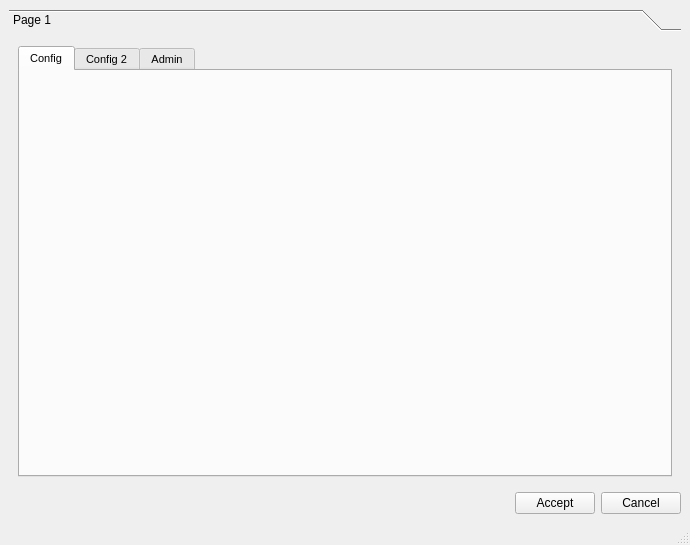
<?xml version="1.0" encoding="UTF-8"?>
<ui version="4.0">
 <class>MainWindow</class>
 <widget class="QMainWindow" name="MainWindow">
  <property name="geometry">
   <rect>
    <x>0</x>
    <y>0</y>
    <width>690</width>
    <height>545</height>
   </rect>
  </property>
  <property name="minimumSize">
   <size>
    <width>690</width>
    <height>0</height>
   </size>
  </property>
  <property name="windowTitle">
   <string>MainWindow</string>
  </property>
  <widget class="QWidget" name="centralwidget">
   <layout class="QVBoxLayout" name="verticalLayout">
    <item>
     <widget class="QToolBox" name="toolBox">
      <property name="currentIndex">
       <number>0</number>
      </property>
      <widget class="QWidget" name="page_5">
       <property name="geometry">
        <rect>
         <x>0</x>
         <y>0</y>
         <width>672</width>
         <height>449</height>
        </rect>
       </property>
       <attribute name="label">
        <string>Page 1</string>
       </attribute>
       <layout class="QHBoxLayout" name="horizontalLayout_9">
        <item>
         <widget class="QTabWidget" name="tab_main">
          <property name="sizePolicy">
           <sizepolicy hsizetype="Expanding" vsizetype="Expanding">
            <horstretch>0</horstretch>
            <verstretch>0</verstretch>
           </sizepolicy>
          </property>
          <property name="font">
           <font>
            <pointsize>8</pointsize>
            <weight>50</weight>
            <bold>false</bold>
           </font>
          </property>
          <property name="toolTip">
           <string>&lt;html&gt;&lt;head/&gt;&lt;body&gt;&lt;p&gt;New element&lt;/p&gt;&lt;/body&gt;&lt;/html&gt;</string>
          </property>
          <property name="tabShape">
           <enum>QTabWidget::Rounded</enum>
          </property>
          <property name="currentIndex">
           <number>0</number>
          </property>
          <widget class="QWidget" name="tab1_2">
           <attribute name="title">
            <string>Config</string>
           </attribute>
           <layout class="QHBoxLayout" name="horizontalLayout_6">
            <item>
             <layout class="QGridLayout" name="page1_layout1"/>
            </item>
            <item>
             <layout class="QGridLayout" name="page1_layout2"/>
            </item>
           </layout>
          </widget>
          <widget class="QWidget" name="tab_3">
           <attribute name="title">
            <string>Config 2</string>
           </attribute>
           <layout class="QHBoxLayout" name="horizontalLayout_7">
            <item>
             <layout class="QGridLayout" name="page2_layout1"/>
            </item>
            <item>
             <layout class="QGridLayout" name="page2_layout2"/>
            </item>
           </layout>
          </widget>
          <widget class="QWidget" name="tab_4">
           <attribute name="title">
            <string>Admin</string>
           </attribute>
           <layout class="QHBoxLayout" name="horizontalLayout_8">
            <item>
             <layout class="QGridLayout" name="admin_layout1"/>
            </item>
            <item>
             <layout class="QGridLayout" name="admin_layout2"/>
            </item>
           </layout>
          </widget>
         </widget>
        </item>
       </layout>
      </widget>
     </widget>
    </item>
    <item>
     <layout class="QHBoxLayout" name="horizontalLayout">
      <item>
       <spacer name="horizontalSpacer">
        <property name="orientation">
         <enum>Qt::Horizontal</enum>
        </property>
        <property name="sizeHint" stdset="0">
         <size>
          <width>40</width>
          <height>20</height>
         </size>
        </property>
       </spacer>
      </item>
      <item>
       <widget class="QPushButton" name="btn_accept">
        <property name="text">
         <string>Accept</string>
        </property>
       </widget>
      </item>
      <item>
       <widget class="QPushButton" name="btn_cancel">
        <property name="text">
         <string>Cancel</string>
        </property>
       </widget>
      </item>
     </layout>
    </item>
   </layout>
  </widget>
  <widget class="QStatusBar" name="statusbar"/>
  <action name="actionA1">
   <property name="text">
    <string>a1</string>
   </property>
  </action>
 </widget>
 <resources/>
 <connections/>
</ui>
